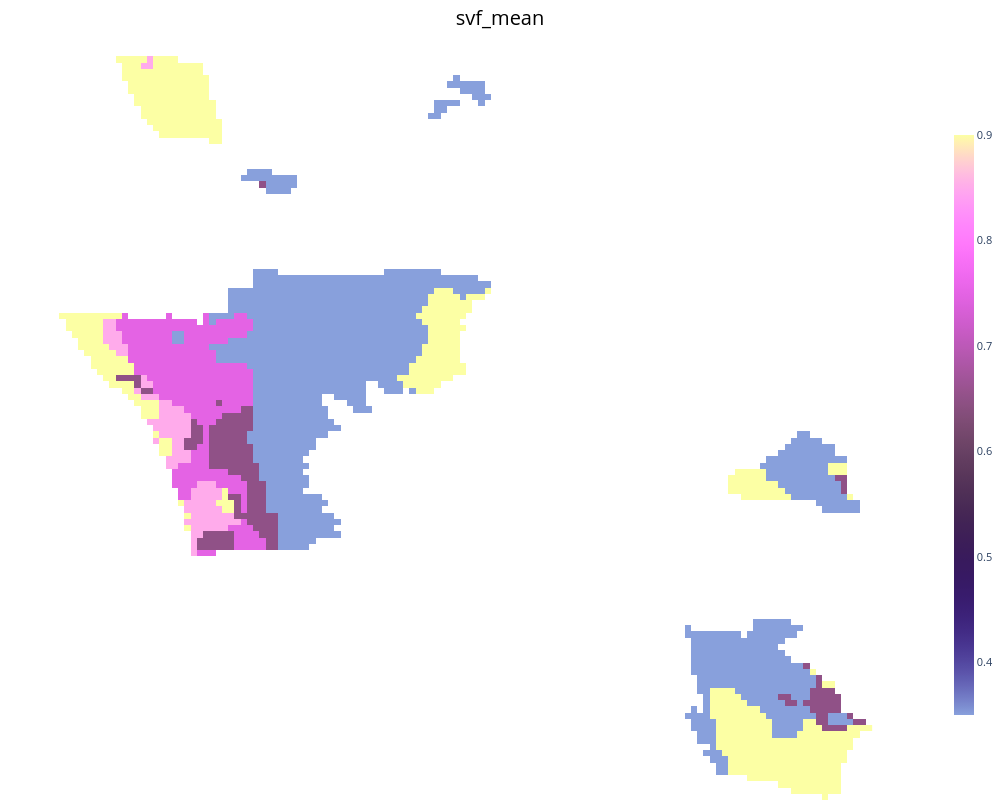
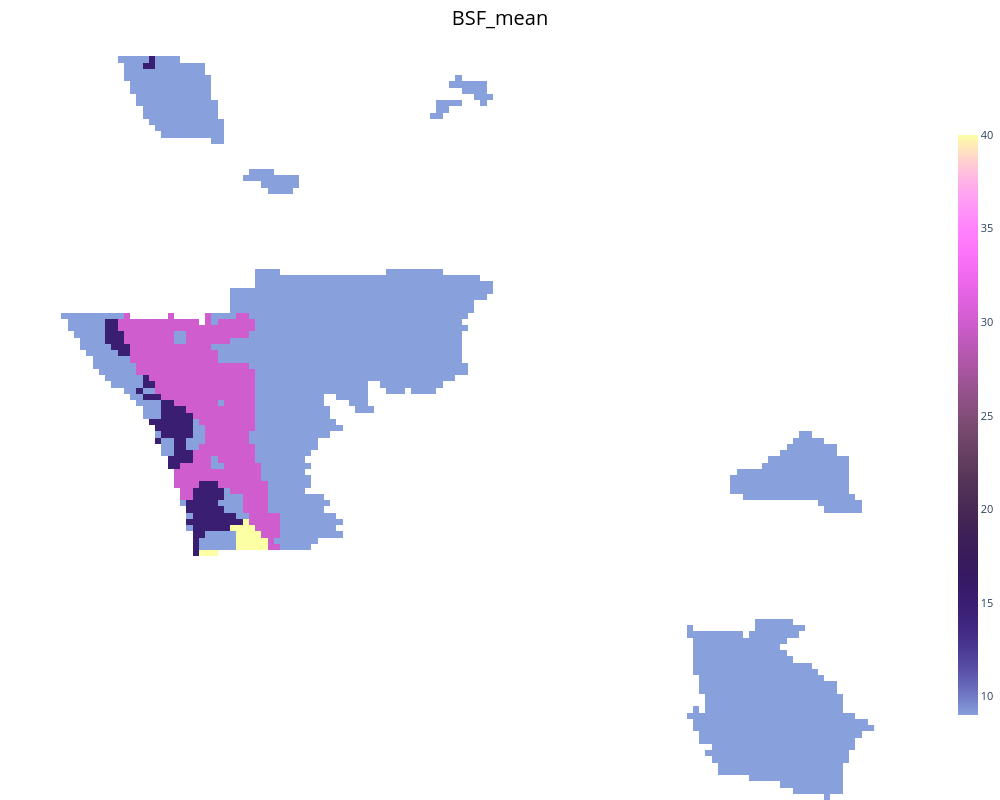
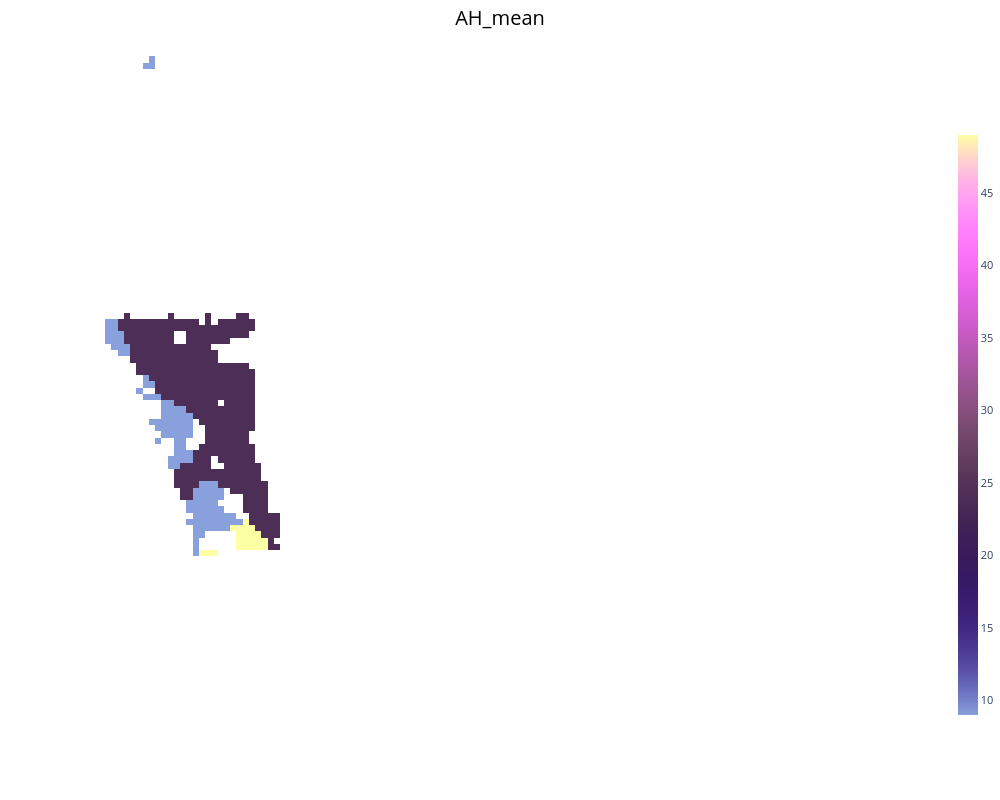

Source (notebook cell) for these figures, in order:
### Code cell
from LCZ4py import lcz_plot_parameters

map_figs = lcz_plot_parameters(
    stack_result.path, iselect=["svf_mean", "BSF_mean", "AH_mean"],
    chart_type="map", lang="pt",
)
for fig in map_figs:
    fig.show()

### Figure 1 — Plotly figure (JSON) as saved in the notebook; plotly's stock layout.template omitted (floating-point values rounded to 4 significant figures; data arrays with more than 128 entries replaced by an {"elided": "..."} marker saying what was removed)
{"data": [{"colorbar": {"len": 0.8, "thickness": 20, "tickfont": {"size": 11}, "title": {"font": {"color": "black", "size": 14}, "text": ""}}, "colorscale": {"elided": "256x2 mixed values"}, "dx": 0.0008983, "dy": 0.0008983, "hovertemplate": "<b>svf_mean</b><br>Value: %{z:.4f}<br>X: %{x:.5f}<br>Y: %{y:.5f}<extra></extra>", "opacity": 1.0, "showscale": true, "type": "heatmap", "x0": 9.494, "y0": 47.09, "z": {"elided": "120x131 float values"}, "zmax": 0.9, "zmin": 0.35}], "layout": {"height": 800, "margin": {"b": 0, "l": 0, "r": 40, "t": 50}, "paper_bgcolor": "white", "plot_bgcolor": "white", "title": {"font": {"color": "black", "size": 20}, "text": "svf_mean", "x": 0.5, "xanchor": "center"}, "width": 1000, "xaxis": {"showgrid": false, "showticklabels": false, "zeroline": false}, "yaxis": {"scaleanchor": "x", "scaleratio": 1, "showgrid": false, "showticklabels": false, "zeroline": false}}}

### Figure 2 — Plotly figure (JSON) as saved in the notebook; plotly's stock layout.template omitted (floating-point values rounded to 4 significant figures; data arrays with more than 128 entries replaced by an {"elided": "..."} marker saying what was removed)
{"data": [{"colorbar": {"len": 0.8, "thickness": 20, "tickfont": {"size": 11}, "title": {"font": {"color": "black", "size": 14}, "text": ""}}, "colorscale": {"elided": "256x2 mixed values"}, "dx": 0.0008983, "dy": 0.0008983, "hovertemplate": "<b>BSF_mean</b><br>Value: %{z:.4f}<br>X: %{x:.5f}<br>Y: %{y:.5f}<extra></extra>", "opacity": 1.0, "showscale": true, "type": "heatmap", "x0": 9.494, "y0": 47.09, "z": {"elided": "120x131 float values"}, "zmax": 40.0, "zmin": 9.0}], "layout": {"height": 800, "margin": {"b": 0, "l": 0, "r": 40, "t": 50}, "paper_bgcolor": "white", "plot_bgcolor": "white", "title": {"font": {"color": "black", "size": 20}, "text": "BSF_mean", "x": 0.5, "xanchor": "center"}, "width": 1000, "xaxis": {"showgrid": false, "showticklabels": false, "zeroline": false}, "yaxis": {"scaleanchor": "x", "scaleratio": 1, "showgrid": false, "showticklabels": false, "zeroline": false}}}

### Figure 3 — Plotly figure (JSON) as saved in the notebook; plotly's stock layout.template omitted (floating-point values rounded to 4 significant figures; data arrays with more than 128 entries replaced by an {"elided": "..."} marker saying what was removed)
{"data": [{"colorbar": {"len": 0.8, "thickness": 20, "tickfont": {"size": 11}, "title": {"font": {"color": "black", "size": 14}, "text": ""}}, "colorscale": {"elided": "256x2 mixed values"}, "dx": 0.0008983, "dy": 0.0008983, "hovertemplate": "<b>AH_mean</b><br>Value: %{z:.4f}<br>X: %{x:.5f}<br>Y: %{y:.5f}<extra></extra>", "opacity": 1.0, "showscale": true, "type": "heatmap", "x0": 9.494, "y0": 47.09, "z": {"elided": "120x131 float values"}, "zmax": 49.0, "zmin": 9.0}], "layout": {"height": 800, "margin": {"b": 0, "l": 0, "r": 40, "t": 50}, "paper_bgcolor": "white", "plot_bgcolor": "white", "title": {"font": {"color": "black", "size": 20}, "text": "AH_mean", "x": 0.5, "xanchor": "center"}, "width": 1000, "xaxis": {"showgrid": false, "showticklabels": false, "zeroline": false}, "yaxis": {"scaleanchor": "x", "scaleratio": 1, "showgrid": false, "showticklabels": false, "zeroline": false}}}
